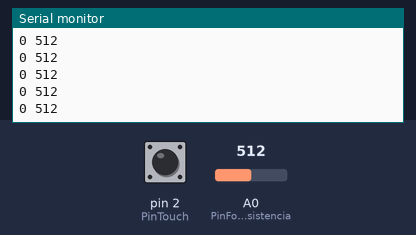
Recording of a sketch running on a simulated Arduino Uno, built with avr-gcc and run on an emulated ATmega328P. On the bench: the last lines printed to the serial monitor. Inputs (shaded band) come from the test bench; at power-on: A0 (PinFotoresistencia) = 512, pin 2 (PinTouch) LOW.

Above: at 1.2 s.
1.3 s: A0 (PinFotoresistencia) set to 716
At 1.41 s:
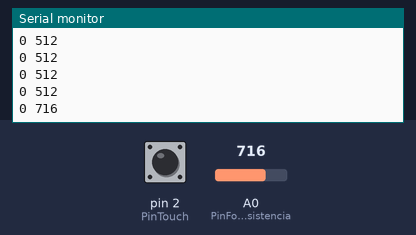
2.8 s: pin 2 (PinTouch) pulled HIGH for 0.15 s
At 2.92 s:
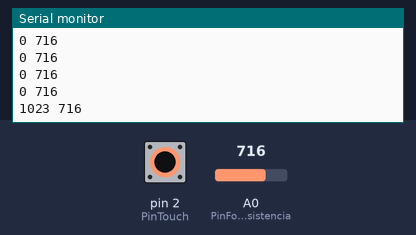
4.4 s: A0 (PinFotoresistencia) set to 900
At 4.42 s:
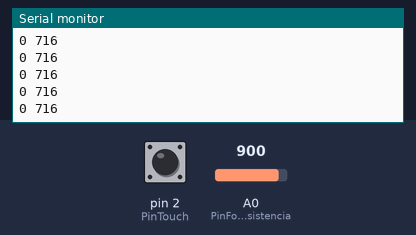
5.9 s: pin 2 (PinTouch) pulled HIGH for 1 s
At 6.03 s:
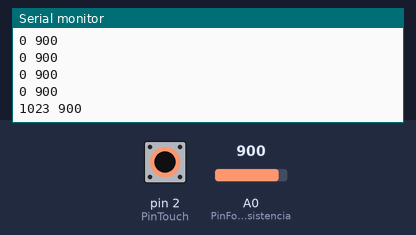
Timing chart, 0 to 8.9 s (numbered marks = the images above; inputs shaded):
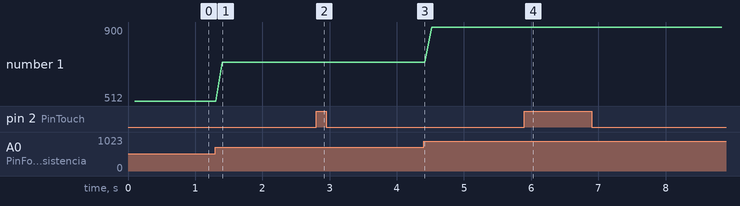

Measured:
- after the input at 1.3 s, the serial monitor: prints a new line after 0.11 s (image 1)
- after the input at 2.8 s, the serial monitor: prints a new line after 0.11 s (image 2)
- after the input at 5.9 s, the serial monitor: prints a new line after 0.13 s (image 4)
- plotted number 1: 512 → 716 after the input at 1.3 s, 716 → 900 after the input at 4.4 s

The sketch:

Practica_3.ino
```cpp
int PinFotoresistencia = 0;
int PinTouch = 2;
int ValueTouch =0;
int ValueFotoresistencia = 0;

void setup() {
  Serial.begin(9600);
  pinMode(PinTouch, INPUT);
}

void loop() {
  //ValueTouch = digitalRead(PinTouch);
  int value = digitalRead(PinTouch);
  ValueTouch = map(value, 0, 1, 0, 1023);
  ValueFotoresistencia = analogRead(PinFotoresistencia);
  delay(100);
  Serial.print(ValueTouch);
  Serial.print(" ");
  Serial.println(ValueFotoresistencia);
  //Serial.println(ValueFotoresistencia);

}
```
